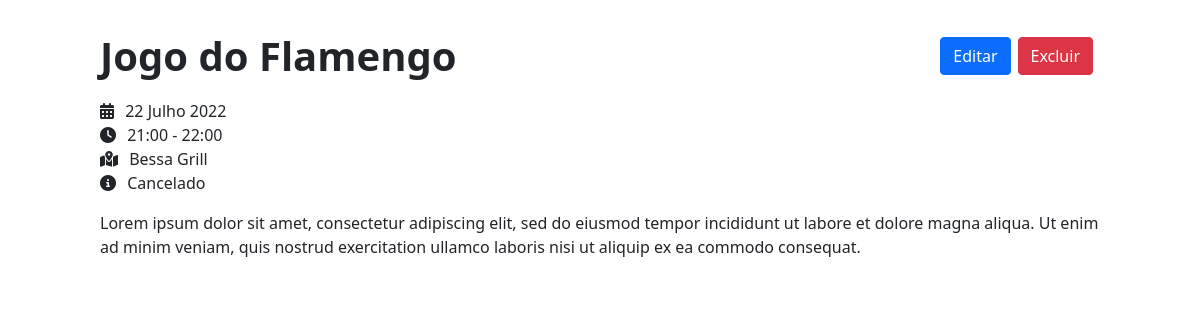
/compromisso/87, run on the app's committed database.
### agenda_app/models.py (models this page shows, shortened)
class Compromisso(models.Model):
    titulo = models.CharField(max_length=120)
    observacoes = models.TextField(blank=True)
    data = models.DateField(blank=False)
    hora_Inicio = models.TimeField(auto_now_add=False, blank=False)
    hora_Fim = models.TimeField(auto_now_add=False, blank=False)
    local = models.CharField(max_length=120)
    status = models.CharField(
        max_length=10,
        choices=STATUS,
    )

### agenda_app/views.py (the view)
# urls.py: path('compromisso/<int:id>', views.compromissoView, name='comp-view'),
def compromissoView(request, id):
    compromisso = get_object_or_404(Compromisso, pk=id)
    return render(request, 'agenda_app/compromisso.html', {'compromisso': compromisso})

### agenda_app/templates/agenda_app/compromisso.html (shortened to what this page needs)
{% extends 'base.html' %}
{% block content %}
  <div class="offset-1 col-10 home-div">
    <div class="col-12 bar-div">
      <h1>{{compromisso.titulo}}</h1>
      <div class="col-2 buttons-div">
        <a href="/editar/{{compromisso.id}}">
          <button type="button" class="btn btn-primary">Editar</button>
        </a>
        <a href="/excluir/{{compromisso.id}}">
          <button type="button" class="btn btn-danger">Excluir</button>
        </a>
      </div>
    </div>
    <ul class="info-compromisso">
      <li>
        <i class="fas fa-calendar-alt"></i>
        <p>{{compromisso.data | date:'d F Y'}}</p>
      </li>
      <li>
        <i class="fas fa-clock"></i>
        <p>{{compromisso.hora_Inicio | date:'H:i'}} - {{compromisso.hora_Fim | date:'H:i'}}</p>
      </li>
      <li>
        <i class="fas fa-map-marked-alt"></i>
        <p>{{compromisso.local}}</p>
      </li>
      <li>
        <i class="fas fa-info-circle"></i>
        <p>{{compromisso.status | title}}
      </li>
    </ul>
    <p>{{compromisso.observacoes}}</p>
  </div>
{% endblock %}

### agenda_app/static/css/styles.css (style rules this page uses)
.home-div { padding: 0; margin-top: 2em; margin-bottom: 2em; }
.home-div h1 { font-weight: bold; margin-bottom: 0.6em; }
.info-compromisso { padding: 0; }
.info-compromisso p { margin: 0; padding-left: 0.7em; }
.info-compromisso li { list-style-type: none; display: flex; align-items: center; }
.bar-div { padding: 0; display: flex; justify-content: space-between; margin-bottom: 1.2em; }
.bar-div h1 { margin: 0; }
.buttons-div { padding: 0; display: flex; justify-content: space-evenly; align-items: center; }

### data on the page
Compromisso: titulo "Jogo do Flamengo", data "22 Julho 2022", hora_Inicio "21:00", hora_Fim "22:00", local "Bessa Grill", status "Cancelado", observacoes "Lorem ipsum dolor sit amet, consectetur adipiscing elit, sed do eiusmod tempor incididunt ut labore et dolore magna aliqua. Ut enim ad minim veniam, quis nostrud exercitation ullamco laboris nisi ut aliquip ex ea commodo consequat."
